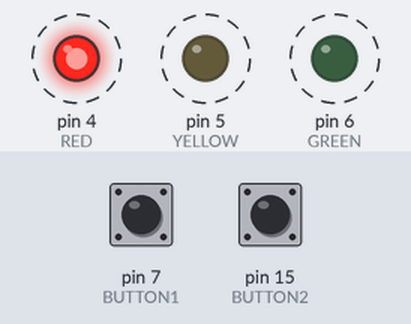
A sketch run on a simulated Arduino Uno, built with avr-gcc and run on an emulated ATmega328P. Shown: output pins drawn as LEDs (lit = HIGH). Dashed ring = blinking. The test bench sets the inputs (shaded band); at power-on: pin 15 (BUTTON2) HIGH, pin 7 (BUTTON1) HIGH.

Above: at 1.25 s.
1.3 s: pin 15 (BUTTON2) pulled LOW for 1 s
At 1.9 s:
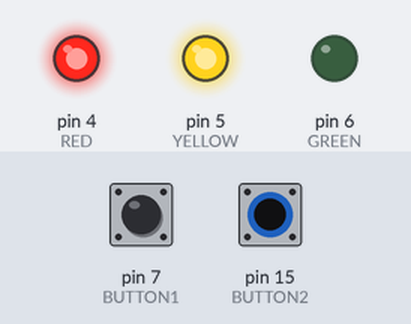
4.3 s: pin 7 (BUTTON1) pulled LOW for 1 s
At 4.5 s:
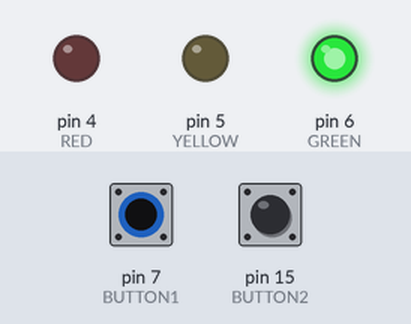
Timing chart, 0 to 13.3 s (numbered marks = the images above; inputs shaded):
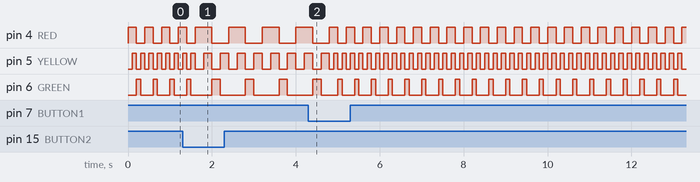

Measured:
- by itself, pin 4 (RED): repeats every 0.40 s: HIGH 0.20 s, LOW 0.20 s

The sketch:

RoadLights_with_buttons.ino
```cpp
#define RED 4        // GPIO 4 connected to the red light
#define YELLOW 5     // GPIO 5 connected to the yellow light
#define GREEN 6      // GPIO 6 connected to the green light
#define BUTTON1 7    // GPIO 7 connected to button 1
#define BUTTON2 15   // GPIO 15 connected to button 2

int Time = 100;      // Variable to store delay time for light changes (in milliseconds)

void setup() {
  pinMode(RED, OUTPUT);           // Set red light pin as output
  pinMode(YELLOW, OUTPUT);        // Set yellow light pin as output
  pinMode(GREEN, OUTPUT);         // Set green light pin as output
  pinMode(BUTTON1, INPUT_PULLUP); // Set button 1 pin as input with internal pull-up resistor
  pinMode(BUTTON2, INPUT_PULLUP); // Set button 2 pin as input with internal pull-up resistor
}

void loop() {
  // Adjust delay time based on button states:
  // BUTTON1 released & BUTTON2 pressed → Time = 200 ms
  if (digitalRead(BUTTON1) == 1 && digitalRead(BUTTON2) == 0) {
    Time = 200;
  }
  // BUTTON1 pressed & BUTTON2 released → Time = 100 ms
  else if (digitalRead(BUTTON1) == 0 && digitalRead(BUTTON2) == 1) {
    Time = 100;
  }
  // Both BUTTON1 and BUTTON2 pressed → Time = 50 ms
  else if (digitalRead(BUTTON1) == 0 && digitalRead(BUTTON2) == 0) {
    Time = 50;
  }

  // Step 1: Red ON, Yellow OFF, Green OFF (Stop)
  digitalWrite(RED, HIGH);
  digitalWrite(YELLOW, LOW);
  digitalWrite(GREEN, LOW);
  delay(Time);

  // Step 2: Red ON, Yellow ON, Green OFF (Get ready)
  digitalWrite(RED, HIGH);
  digitalWrite(YELLOW, HIGH);
  digitalWrite(GREEN, LOW);
  delay(Time);

  // Step 3: Red OFF, Yellow OFF, Green ON (Go)
  digitalWrite(RED, LOW);
  digitalWrite(YELLOW, LOW);
  digitalWrite(GREEN, HIGH);
  delay(Time);

  // Step 4: Red OFF, Yellow ON, Green OFF (Prepare to stop)
  digitalWrite(RED, LOW);
  digitalWrite(YELLOW, HIGH);
  digitalWrite(GREEN, LOW);
  delay(Time);
}
```
